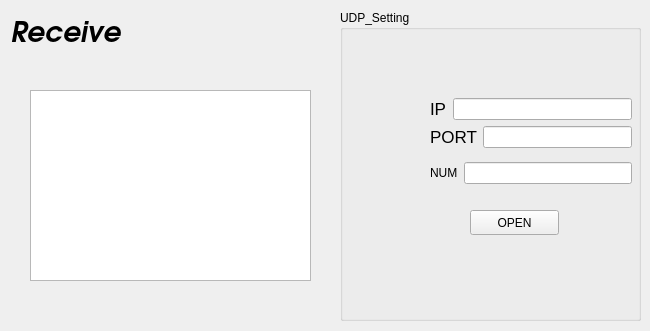
<?xml version="1.0" encoding="UTF-8"?>
<ui version="4.0">
 <class>RobocupController</class>
 <widget class="QMainWindow" name="RobocupController">
  <property name="geometry">
   <rect>
    <x>0</x>
    <y>0</y>
    <width>650</width>
    <height>331</height>
   </rect>
  </property>
  <property name="minimumSize">
   <size>
    <width>650</width>
    <height>0</height>
   </size>
  </property>
  <property name="maximumSize">
   <size>
    <width>650</width>
    <height>331</height>
   </size>
  </property>
  <property name="windowTitle">
   <string>ROBOCUP 2019 GAMECONTROLLER</string>
  </property>
  <property name="windowIcon">
   <iconset resource="../resources/images.qrc">
    <normaloff>:/Icons/images/robit.png</normaloff>
    <disabledoff>:/Icons/images/robit.png</disabledoff>:/Icons/images/robit.png</iconset>
  </property>
  <property name="locale">
   <locale language="English" country="Australia"/>
  </property>
  <widget class="QWidget" name="centralwidget">
   <property name="enabled">
    <bool>true</bool>
   </property>
   <property name="minimumSize">
    <size>
     <width>650</width>
     <height>0</height>
    </size>
   </property>
   <property name="styleSheet">
    <string notr="true"/>
   </property>
   <widget class="QLabel" name="Receive">
    <property name="geometry">
     <rect>
      <x>10</x>
      <y>10</y>
      <width>121</width>
      <height>41</height>
     </rect>
    </property>
    <property name="font">
     <font>
      <family>URW Gothic L</family>
      <pointsize>21</pointsize>
      <weight>75</weight>
      <italic>true</italic>
      <bold>true</bold>
     </font>
    </property>
    <property name="text">
     <string>Receive</string>
    </property>
   </widget>
   <widget class="QGroupBox" name="UDP_Setting">
    <property name="geometry">
     <rect>
      <x>340</x>
      <y>10</y>
      <width>301</width>
      <height>311</height>
     </rect>
    </property>
    <property name="title">
     <string>UDP_Setting</string>
    </property>
    <widget class="QPushButton" name="Server_Open">
     <property name="geometry">
      <rect>
       <x>130</x>
       <y>200</y>
       <width>89</width>
       <height>25</height>
      </rect>
     </property>
     <property name="text">
      <string>OPEN</string>
     </property>
    </widget>
    <widget class="QWidget" name="">
     <property name="geometry">
      <rect>
       <x>90</x>
       <y>80</y>
       <width>202</width>
       <height>103</height>
      </rect>
     </property>
     <layout class="QVBoxLayout" name="verticalLayout_2">
      <item>
       <layout class="QVBoxLayout" name="verticalLayout">
        <item>
         <layout class="QHBoxLayout" name="horizontalLayout">
          <item>
           <widget class="QLabel" name="IP_Label">
            <property name="font">
             <font>
              <pointsize>13</pointsize>
             </font>
            </property>
            <property name="text">
             <string>IP</string>
            </property>
           </widget>
          </item>
          <item>
           <widget class="QLineEdit" name="IP_Line"/>
          </item>
         </layout>
        </item>
        <item>
         <layout class="QHBoxLayout" name="horizontalLayout_2">
          <item>
           <widget class="QLabel" name="PORT_Label">
            <property name="font">
             <font>
              <pointsize>13</pointsize>
             </font>
            </property>
            <property name="text">
             <string>PORT</string>
            </property>
           </widget>
          </item>
          <item>
           <widget class="QLineEdit" name="PORT_Line"/>
          </item>
         </layout>
        </item>
       </layout>
      </item>
      <item>
       <layout class="QHBoxLayout" name="horizontalLayout_3">
        <item>
         <widget class="QLabel" name="NUM_label">
          <property name="text">
           <string>&lt;html&gt;&lt;head/&gt;&lt;body&gt;&lt;p&gt;NUM&lt;/p&gt;&lt;/body&gt;&lt;/html&gt;</string>
          </property>
         </widget>
        </item>
        <item>
         <widget class="QLineEdit" name="NUM_line"/>
        </item>
       </layout>
      </item>
     </layout>
    </widget>
   </widget>
   <widget class="QTextEdit" name="textEdit">
    <property name="geometry">
     <rect>
      <x>30</x>
      <y>90</y>
      <width>281</width>
      <height>191</height>
     </rect>
    </property>
   </widget>
  </widget>
  <action name="action_Quit">
   <property name="text">
    <string>&amp;Quit</string>
   </property>
   <property name="shortcut">
    <string>Ctrl+Q</string>
   </property>
   <property name="shortcutContext">
    <enum>Qt::ApplicationShortcut</enum>
   </property>
  </action>
  <action name="action_Preferences">
   <property name="text">
    <string>&amp;Preferences</string>
   </property>
  </action>
  <action name="actionAbout">
   <property name="text">
    <string>&amp;About</string>
   </property>
  </action>
  <action name="actionAbout_Qt">
   <property name="text">
    <string>About &amp;Qt</string>
   </property>
  </action>
 </widget>
 <resources>
  <include location="../resources/images.qrc"/>
 </resources>
 <connections>
  <connection>
   <sender>action_Quit</sender>
   <signal>triggered()</signal>
   <receiver>RobocupController</receiver>
   <slot>close()</slot>
   <hints>
    <hint type="sourcelabel">
     <x>-1</x>
     <y>-1</y>
    </hint>
    <hint type="destinationlabel">
     <x>399</x>
     <y>299</y>
    </hint>
   </hints>
  </connection>
 </connections>
</ui>
